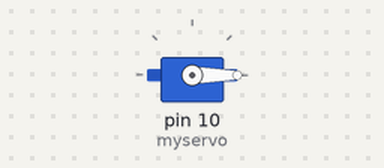
Recording of a sketch running on a simulated Arduino Uno, built with avr-gcc and run on an emulated ATmega328P. Shown: servo.

Above: at 0.05 s.
At 1.5 s:
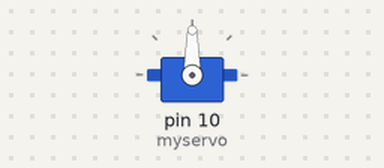
At 3.0 s:
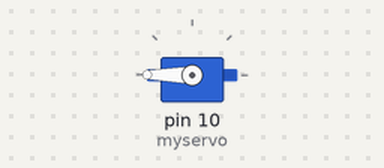
Timing chart, 0 to 6.9 s (numbered marks = the images above):
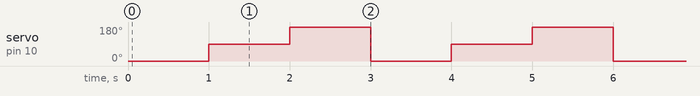

The sketch:

motorservo.ino
```cpp
#include <Servo.h>//biblioteca para o servo motor
Servo myservo; //objetos da classe servo

void setup() {
  // put your setup code here, to run once:
  myservo.attach(10); //indica que myservo será na porta 10

}

void loop() {
  // put your main code here, to run repeatedly:
  myservo.write(0);
  delay(1000);
  myservo.write(90);
  delay(1000);
  myservo.write(180);
  delay(1000);

}
```

Measured:
- by itself, servo on pin 10 (myservo): repeats every 3.0 s: 180° 1.0 s, 0° 1.0 s, 90° 1.0 s
